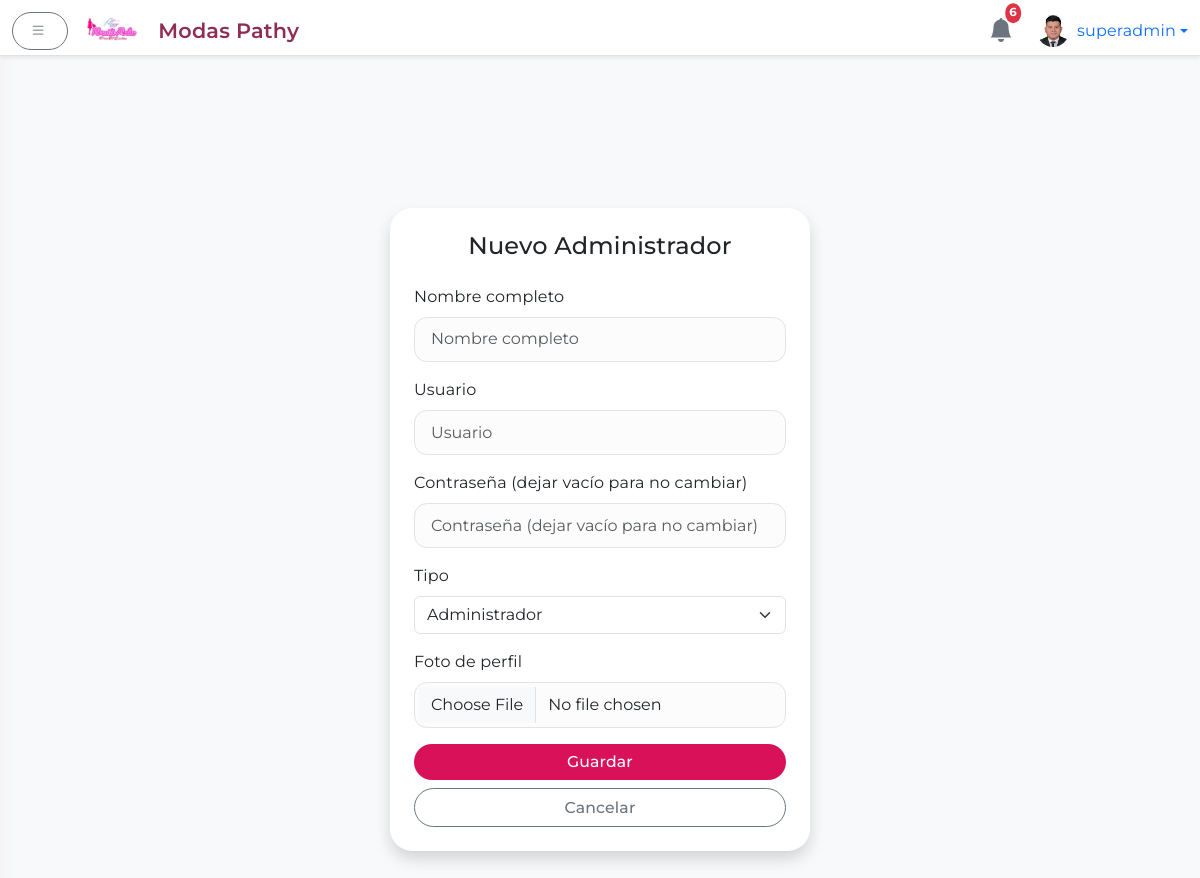
Screenshot of /admin/usuarios/nuevo (signed in) with the database file from the repository.
### app.py (models this page shows)
class User(UserMixin, db.Model):
    id = db.Column(db.Integer, primary_key=True)
    username = db.Column(db.String(64), unique=True, nullable=False)
    name = db.Column(db.String(128), nullable=True)
    password = db.Column(db.String(128), nullable=False)
    is_superadmin = db.Column(db.Boolean, default=False)
    profile_image = db.Column(db.String(256), nullable=True)

### app.py (the view, shortened to what this page needs)
@app.route('/admin/usuarios/nuevo', methods=['GET', 'POST'])
@superadmin_required
def admin_usuario_nuevo():
    form = UsuarioForm()
    return render_template('admin/usuario_form.html', form=form, nuevo=True)

### app.py
class UsuarioForm(FlaskForm):
    name = StringField('Nombre completo', validators=[DataRequired(), Length(max=128)])
    username = StringField('Usuario', validators=[DataRequired(), Length(max=64)])
    password = PasswordField('Contraseña (dejar vacío para no cambiar)', validators=[Optional()])
    is_superadmin = SelectField('Tipo', choices=[('0', 'Administrador'), ('1', 'Superadmin')], validators=[DataRequired()])
    profile_image = FileField('Foto de perfil', validators=[FileAllowed(ALLOWED_EXTENSIONS, 'Solo imágenes permitidas'), Optional()])
    submit = SubmitField('Guardar')

### app.py (called while the page is built, shortened)
def superadmin_required(f):
    @wraps(f)
    def decorated_function(*args, **kwargs):
        if not current_user.is_authenticated or not getattr(current_user, 'is_superadmin', False):
            abort(403)
        return f(*args, **kwargs)
    return decorated_function

@app.context_processor
def inject_notifications():
    notifications = Notification.query.order_by(Notification.timestamp.desc()).limit(6).all()
    notifs = [
        {
            'message': n.message,
            'timestamp': n.timestamp.strftime('%d/%m %H:%M'),
            'admin_name': n.admin_name
        }
        for n in notifications
    ]
    return dict(notifications=notifs)

@app.context_processor
def inject_theme():
    active = Theme.query.filter_by(is_default=True).first()
    all_themes = Theme.query.order_by(Theme.name).all()
    return {
        'active_theme': active,
        'all_themes': all_themes
    }

@app.before_request
def seed_themes_once():
    global _seeded
    db.create_all()

@login.user_loader
def load_user(user_id):
    return db.session.get(User, int(user_id))

@app.context_processor
def inject_public_data():
    categorias = Category.query.order_by(Category.name).all()
    return {
        'public_categories': categorias,
        'now': lambda fmt=None: datetime.utcnow().strftime(fmt or '%Y'),
        'contact_info': ContactInfo.query.first()
    }

### templates/admin/usuario_form.html (shortened to what this page needs)
{% extends 'admin/base_admin.html' %}
{% block body_admin %}
<div class="container py-5 d-flex justify-content-center align-items-center" style="min-height:80vh;">
  <div class="card shadow rounded-4 border-0" style="max-width: 420px; width: 100%;">
    <div class="card-body p-4">
      <h4 class="mb-4 text-center">{% if nuevo %}Nuevo{% else %}Editar{% endif %} Administrador</h4>
      <form method="POST" enctype="multipart/form-data">
        <div class="mb-3">
          {{ form.name.label(class="form-label") }}
          {{ form.name(class="form-control", placeholder="Nombre completo") }}
        </div>
        <div class="mb-3">
          {{ form.username.label(class="form-label") }}
          {{ form.username(class="form-control", placeholder="Usuario") }}
        </div>
        <div class="mb-3">
          {{ form.password.label(class="form-label") }}
          {{ form.password(class="form-control", placeholder="Contraseña (dejar vacío para no cambiar)") }}
        </div>
        <div class="mb-3">
          {{ form.is_superadmin.label(class="form-label") }}
          {{ form.is_superadmin(class="form-select") }}
        </div>
        <div class="mb-3">
          {{ form.profile_image.label(class="form-label") }}
          {{ form.profile_image(class="form-control") }}
        </div>
        {{ form.submit(class="btn btn-primary w-100 rounded-pill") }}
        <a href="{{ url_for('admin_usuarios') }}" class="btn btn-outline-secondary w-100 rounded-pill mt-2">Cancelar</a>
      </form>
    </div>
  </div>
</div>
{% endblock %}

### templates/admin/base_admin.html (shortened to what this page needs)
<!DOCTYPE html>
<html lang="es">
<head>
  <link href="https://cdn.jsdelivr.net/npm/bootstrap@5.3.0/dist/css/bootstrap.min.css" rel="stylesheet"/>
  <link href="https://cdn.jsdelivr.net/npm/bootstrap-icons@1.10.5/font/bootstrap-icons.css" rel="stylesheet"/>
  <link rel="stylesheet" href="https://cdnjs.cloudflare.com/ajax/libs/animate.css/4.1.1/animate.min.css"/>
  <link rel="stylesheet" href="{{ url_for('static', filename='css/admin.css') }}"/>
</head>
<body>
  <div aria-live="polite" aria-atomic="true" class="position-fixed top-0 end-0 p-3" style="z-index: 1055;">
  </div>
  <header class="navbar navbar-light bg-white border-bottom fixed-top shadow-sm">
    <div class="container-fluid">
      <button id="sidebarToggle" class="btn btn-outline-secondary me-3">
        <i class="bi bi-list"></i>
      </button>
      <a href="{{ url_for('admin_dashboard') }}" class="navbar-brand d-flex align-items-center mb-0 h1" style="gap:10px;">
        <img src="{{ url_for('static', filename='images/logo.png') }}" alt="Logo" height="36" class="d-inline-block align-text-top" style="margin-right:8px;">
        <span class="d-none d-md-inline" style="font-size:1.3rem; font-weight:600; color:#8F2D56;">Modas Pathy</span>
      </a>
      <div class="d-flex align-items-center ms-auto">
        <div class="position-relative me-4 dropdown">
          <a href="#" id="notifDropdown" data-bs-toggle="dropdown" aria-expanded="false" class="text-decoration-none">
            <i class="bi bi-bell-fill fs-4 text-secondary"></i>
            <span class="badge bg-danger position-absolute top-0 start-100 translate-middle p-1 rounded-circle">
              {{ notifications|length if notifications else 0 }}
            </span>
          </a>
        </div>
        <div class="dropdown">
          <a href="#" class="d-flex align-items-center text-decoration-none dropdown-toggle" id="dropdownUser" data-bs-toggle="dropdown" aria-expanded="false">
            <img src="{% if current_user.profile_image %}
                        {{ url_for('static', filename='perfiles/' ~ current_user.profile_image) }}
                      {% else %}
                        {{ url_for('static', filename='perfiles/default.png') }}
                      {% endif %}"
                 alt="Avatar" width="32" height="32" class="rounded-circle me-2" style="object-fit:cover;">
            <span>{{ current_user.username }}</span>
          </a>
        </div>
      </div>
    </div>
  </header>
  <div class="d-flex">
<main class="flex-grow-1 bg-light">
  <div class="container-fluid mt-5 pt-4">
    {% block body_admin %}{% endblock %}
  </div>
</main>
</body>
</html>

### static/css/admin.css (style rules this page uses)
:root { --rojo: #D81159; --fucsia: #8F2D56; --accent: #8F2D56; --accent-light: rgba(143,45,86,0.08); --blanco: #FFFFFF; --gris-claro: #f8f9fa; --gris-oscuro: #e3e3e3; --shadow-card: 0 4px 24px rgba(143, 45, 86, 0.09); --shadow-hover: 0 8px 36px rgba(143, 45, 86, 0.18); }
body, .form-label, .btn, .card-title, .navbar-brand, .nav-link { font-family: 'Montserrat', sans-serif; letter-spacing: 0.01em; }
body { margin-top: 56px; background: linear-gradient(145deg, var(--blanco) 60%, var(--gris-claro) 100%); }
header.navbar { height: 56px; z-index: 1000; box-shadow: 0 4px 18px rgba(143, 45, 86, 0.07); }
main { transition: margin-left 0.3s cubic-bezier(.87,-.41,.19,1.44); margin-left: 0; padding: 2rem; }
.card, .card.hover-shadow { border-radius: 1.4rem !important; border: none; box-shadow: var(--shadow-card); background: var(--blanco); transition: box-shadow 0.22s cubic-bezier(.87,-.41,.19,1.44), transform 0.19s; }
.badge { font-size: 0.73rem; padding: 0.45em 0.72em; }
.btn { font-size: 0.98em; border-radius: 2em !important; font-weight: 500; padding: 0.42em 1.1em; letter-spacing: 0.01em; box-shadow: none; transition: background 0.15s, color 0.15s, box-shadow 0.15s; }
.btn-primary { background: var(--rojo); border: none; }
.btn-outline-secondary, .btn-outline-danger { border-width: 1.4px; }
.btn i { margin-right: 4px; }
.form-control { border-radius: 0.8em; border: 1.2px solid var(--gris-oscuro); background: #fcfcfc; font-size: 1em; padding: 0.6em 1em; transition: border-color 0.16s; }
.card-body { padding: 2rem; }

### rows the page displays
User: profile_image (picture), username "superadmin"

### other values shown
{{ notifications|length if notifications else 0 }} "6"
